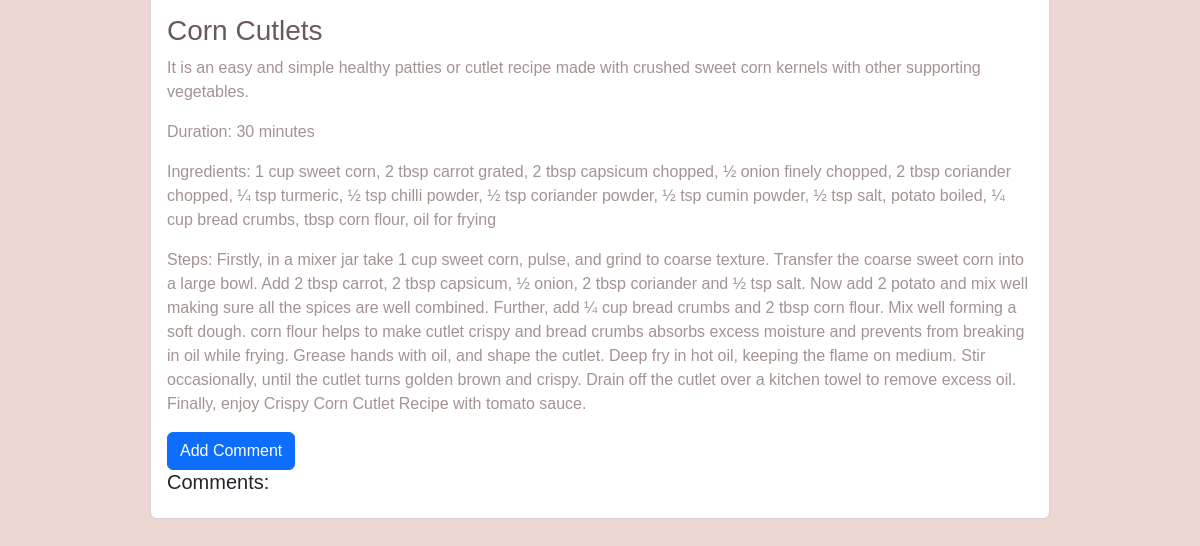
Before: / (lower part) with the older database file.
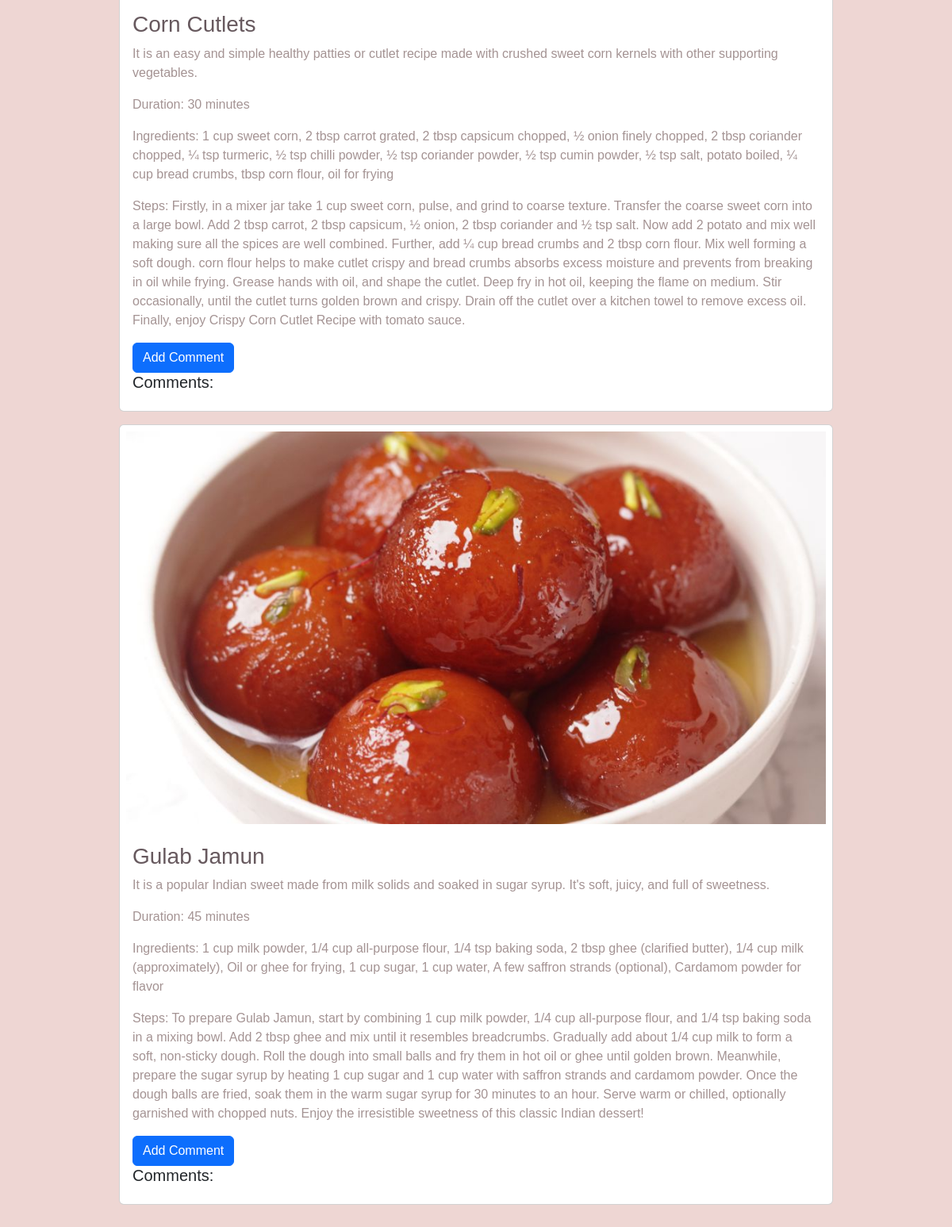
After: the same page with the newer database file.
### recipies_list_app/models.py (models this page shows)
class recipies_data(models.Model):
    recipie_id = models.AutoField(primary_key=True)
    recipie_name = models.CharField(max_length=100, blank=False, null=False )
    recipie_description = models.CharField(max_length=400, blank=False, null=False)
    recipie_duration = models.IntegerField(blank=False, null=False)
    recipie_ingredients = models.CharField(max_length=800, blank=False, null=False )
    recipie_steps = models.TextField( blank=False, null=False)
    recipie_photo = models.FileField(upload_to=user_directory_path, null=True, verbose_name="")
    comments = models.ManyToManyField(Comment, related_name='recipies')
    class Meta:
        db_table = 'recipies'

### recipies_list_app/views.py (the view)
# urls.py: path('', views.index, name='index'),
def index(request):
    recipies = recipies_data.objects.all()
    return render(request, 'index.html', {'recipies':recipies, 'BASE_DIR':BASE_DIR})

### templates/index.html (shortened to what this page needs)
<!DOCTYPE html>
<html lang="en">
<head>
    {% load static %}
<link href="https://cdn.jsdelivr.net/npm/bootstrap@5.2.2/dist/css/bootstrap.min.css" rel="stylesheet">
</head>
<body>
    <div style="margin: 150px;">
{% for recipie in recipies %}
<div class="card mb-3">
    <img src="{{ BASIC_DIR }}/uploads/{{recipie.recipie_photo}}" alt="dish_img" class="img-fluid p-2">
    <div class="card-body">
        <h3 class="card-title">{{recipie.recipie_name}}</h3>
        <p class="card-text">{{recipie.recipie_description}}</p>
        <p class="card-text">Duration: {{recipie.recipie_duration}} minutes</p>
        <p class="card-text">Ingredients: {{recipie.recipie_ingredients}}</p>
        <p class="card-text">Steps: {{recipie.recipie_steps}}</p>
        <button type="button" class="btn btn-primary" data-bs-toggle="modal" data-bs-target="#commentModal{{ recipie.recipie_id }}">
            Add Comment
        </button>
        <h5>Comments:</h5>
    </div>
</div>
{% endfor %}
    </div>
</body>
</html>

### templates/index.html (style rules this page uses)
body { background-color: #eed6d3; font-family: 'Averia Serif Libre', sans-serif; }
h3 { color: #67595e; }
p { color: #a49393; }

Changed rows visible on the page:
added recipies_data: recipie_photo (picture), recipie_name "Gulab Jamun", recipie_description "It is a popular Indian sweet made from milk solids and soaked in sugar syrup. It's soft, juicy, and full of sweetness.", recipie_duration "45", recipie_ingredients "1 cup milk powder, 1/4 cup all-purpose flour, 1/4 tsp baking soda, 2 tbsp ghee (clarified butter), 1/4 cup milk (approximately), Oil or ghee for frying, 1 cup sugar, 1 cup water, A few saffron strands (optional), Cardamom powder for flavor", recipie_steps "To prepare Gulab Jamun, start by combining 1 cup milk powder, 1/4 cup all-purpose flour, and 1/4 tsp baking soda in a mixing bowl. Add 2 tbsp ghee and mix until it resembles breadcrumbs. Gradually add about 1/4 cup milk to form a soft, non-sticky dough. Roll the dough into small balls and fry them in hot oil or ghee until golden brown. Meanwhile, prepare the sugar syrup by heating 1 cup sugar and 1 cup water with saffron strands and cardamom powder. Once the dough balls are fried, soak them in the warm sugar syrup for 30 minutes to an hour. Serve warm or chilled, optionally garnished with chopped nuts. Enjoy the irresistible sweetness of this classic Indian dessert!"
